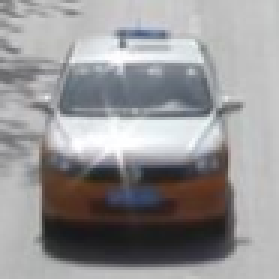
//> input picture datasets/Test/DETRAC/MVI_39031/Positives/Sub2018_3_1_13_5_1.jpg, 93 x 93 px (shown 3 times larger)
$ ./fpga_perf_benchmark ../datasets/Test/DETRAC/MVI_39031/Positives/Sub2018_3_1_13_5_1.jpg   (built with g++ and OpenCV 4)
//> lines starting //> are read from the running program, lines starting //| are printed output that depends on the picture
#include "opencv2/imgproc.hpp"
#include "opencv2/highgui.hpp"
#include "opencv2/ml.hpp"
#include "opencv2/objdetect.hpp"

#include <iostream>
#include <string>
#include <fstream>
#include <sstream>
#include <vector>

#include <errno.h>
#include <fcntl.h>
#include <csignal>
#include <stdint.h>
#include <stdio.h>
#include <stdlib.h>
#include <sys/stat.h>
#include <sys/types.h>
#include <sys/wait.h>
#include <time.h>
#include <unistd.h>
#include <assert.h>

#include <time.h>

#define SVM_DESC_SIZE 1764
#define IMG_HEI 64
#define IMG_WID 64
#define THRESHOLD 0


int main(int argc, char* argv[])
{
	if(argc != 2)
	{
		std::cout << "Usage: " << argv[0] << " \"64x64 Image Directory\"" << std::endl;
		return 1;
	}

	//get files
	std::vector <cv::String> files;
	std::cout << "\nBENCHMARK: " << argv[1] << std::endl;
	cv::glob(argv[1], files);

	//open file descriptors
	int fpga_read = open("/dev/xillybus_read_32", O_RDONLY);
	int fpga_write = open("/dev/xillybus_write_32", O_WRONLY);

	struct timespec ts;
	char time_buffer[100] = {};

	//fork process
	pid_t pid = fork();

	if(pid == 0)
	{
		//child - read
		close(fpga_write);

		//setup output file
		// std::ofstream output_file (argv[2], std::ofstream::out);
		// std::stringstream output_buffer;

		// std::cout << "Reading " << sizeof(float)*files.size() << " bytes\n" << std::endl;
		float results[files.size()];
		int done_bytes = 0;
		while(done_bytes < sizeof(float)*files.size())
		{
			//read from fpga
			int read_bytes = read(fpga_read, ((char*) &results) + done_bytes, sizeof(float)*files.size() - done_bytes);

			//check for interrupt
			if(read_bytes < 0 && errno == EINTR)
				continue;

			//else error
			if(read_bytes < 0)
			{
				printf("ERROR!\n");
				perror("read() failed");
				exit(1);
			}

			done_bytes += read_bytes;
			// std::cout << "Read " << done_bytes << std::endl;
		}

		timespec_get(&ts, TIME_UTC);
		strftime(time_buffer, sizeof time_buffer, "%D %T", gmtime(&ts.tv_sec));
    	printf("Read data: %s.%09ld\n", time_buffer, ts.tv_nsec);

    	int counter = 0;
		for(int i = 0; i < files.size(); i++)
		{
			// std::cout << results[i] << std::endl;
			// output_file << results[i] << "\n";
			if(results[i] > THRESHOLD)
				counter++;
		}

		printf("Detected %d out of %d windows.\nAccuracy: %.6lf\n", counter, files.size(), ((float) counter)/((float) files.size()));

		close(fpga_read);
		return 0;
	}
	else
	{
		//parent - write
		close(fpga_read);

		std::vector<char> data;

	    for(int i = 0; i < files.size(); i++)
	    {
	    	cv::Mat image = imread(files[i], cv::IMREAD_GRAYSCALE);
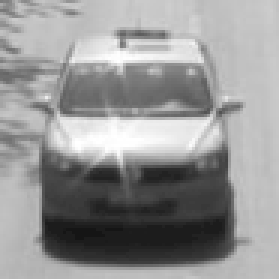
//> image: 93 rows x 93 cols, CV_8UC1 (shown 3 times larger); min 21, max 255, mean 148.4
	    	if(image.empty())
	    	{
	    		std::cout << "File read failed: " << files[i] << std::endl;
	    		kill(pid, SIGKILL);
	    		return 0;
	    	}
	    	cv::resize(image, image, cv::Size(64,64));
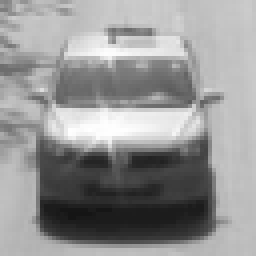
//> image: 64 rows x 64 cols, CV_8UC1 (shown 4 times larger); min 21, max 255, mean 148.2
	    	assert(image.rows == 64 && image.cols == 64);

	    	data.insert(data.end(), image.data, image.data + 4096);
//> data = 4096 values, max 127 at index 475, min -128 at index 1063, mean -21.76
	    }

		timespec_get(&ts, TIME_UTC);
		strftime(time_buffer, sizeof time_buffer, "%D %T", gmtime(&ts.tv_sec));
    	printf("Writing data: %s.%09ld\n", time_buffer, ts.tv_nsec);

	    int done_bytes = 0;
    	while(done_bytes < data.size())
    	{
    		//write to fpga
    		int write_bytes = write(fpga_write, data.data() + done_bytes, data.size() - done_bytes);

    		//check for interrupt
    		if(write_bytes < 0 && errno == EINTR)
    			continue;

    		//else error
    		if(write_bytes < 0)
    		{
    			perror("write() failed");
//> (the run ends here: the program exits with an error code, at `exit(1);`)
